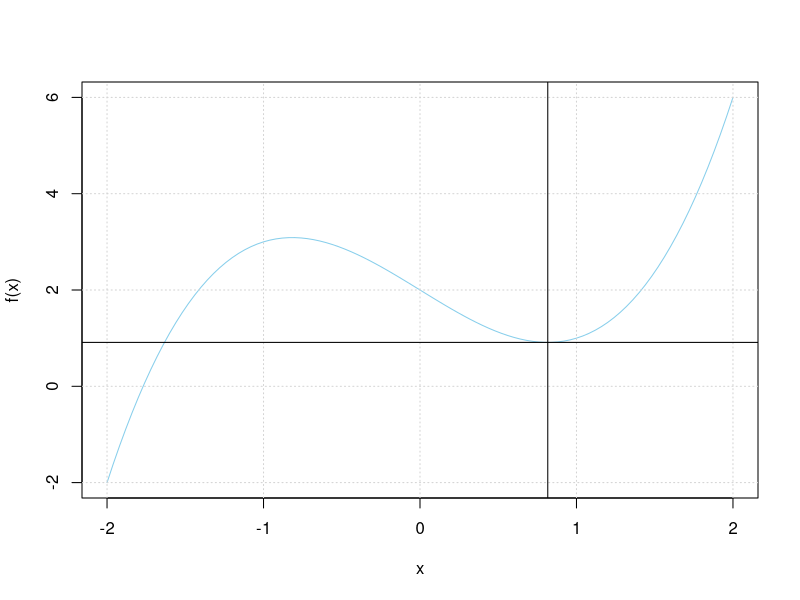
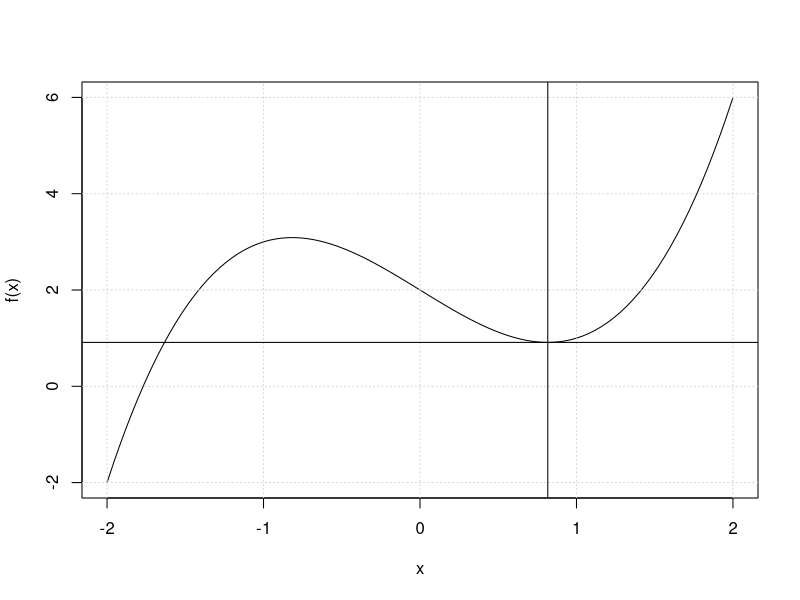

Here is the R script that generated these plots, in order:
##---- Linear Regression

linearRegressionSimu <- function () {
    library(ggplot2)
    x <- seq(1, 10, 0.1)
    y <- 10 * 3*x
    y <- y + rnorm(length(x), 0, 50)

    data <- data.frame(x=x, y=y)
    ggplot(data, aes(x=x, y=y)) + geom_point() + geom_smooth(method="lm")

    cat("\nFrom lm:")
    cat("\n")
    print(coef(lm(y ~ x, data=data)))

    lm.fn <- function(x, a, b) {
        return(a + b*x)
    }

    squared.error <- function(data, a, b) {
        preds <- with(data, lm.fn(x, a, b))
        errors <- with(data, y - preds)

        return(sum(errors^2))
    }

    ridge.error <- function(data, a, b, lambda) {
        preds <- with(data, lm.fn(x, a, b))
        errors <- with(data, y - preds)

        return(sum(errors^2) + lambda*(a^2+b^2))
    }

    result <- optim(c(0, 0), function(x) {
        squared.error(data, x[1], x[2])
    })

    lambda <- 3
    ridge.result <- optim(c(0, 0), function(x) {
        ridge.error(data, x[1], x[2], lambda)
    })

    cat("\nFrom Optimizer:")
    cat("\nSquared Error:")
    cat("\nIntercept: ", result$par[1],  "\nSlope: ", result$par[2])
    cat("\nRidge Error:")
    cat("\nIntercept: ", ridge.result$par[1],  "\nSlope: ", ridge.result$par[2])
    cat("\n\n")
}

linearRegressionSimu()

#----

##---- Golden Section Method

goldenSection <- function(f, a, b) {

    tol <- 1e-7

    curve(f, a, b, col="skyblue")
    goldenRatio <- 2/(sqrt(5)+1)

    x1 <- b - goldenRatio*(b-a)
    x2 <- a + goldenRatio*(b-a)

    fx1 <- f(x1)
    fx2 <- f(x2)

    while(abs(b-a) > tol) {
        if (fx2 > fx1) {
            b <- x2
            x2 <- x1
            fx2 <- fx1
            x1 <- b-goldenRatio*(b-a)
            fx1 <- f(x1)
        } else {
            a <- x1
            x1 <- x2
            fx1 <- fx2
            x2 <- a+goldenRatio*(b-a)
            fx2 <- f(x2)
        }
    }

    result <- ((a+b)/2)
    grid()
    abline(v=result)
    abline(h=f(result))

}
goldenSection(function(x) x^3 - 2*x + 2, -2, 2)

#----

##---- Newton's Method

newton <- function() {

    a <- -2
    b <- 2
    f <- function(x) x^3 - 2*x + 2
    curve(f, a, b)
    grid()
    tol <- 1e-15

    fprime <- function(x) 3*x^2 - 2
    fdoublePrime <- function(x) 6*x

    x <- 2
    for(i in 1:1000) {
        fval <- f(x)
        fprimeVal <- fprime(x)

        if (abs(fprimeVal) < tol) {
            break
        }

        fdoublePrimeVal <- fdoublePrime(x)
        x <- x - fprimeVal/fdoublePrimeVal
    }

    grid
    abline(v=x)
    abline(h=f(x))
    x
}
newton()

#----

